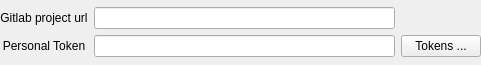
<?xml version="1.0" encoding="UTF-8"?>
<ui version="4.0">
 <class>tracecommon::CredentialWidget</class>
 <widget class="QWidget" name="tracecommon::CredentialWidget">
  <property name="geometry">
   <rect>
    <x>0</x>
    <y>0</y>
    <width>481</width>
    <height>65</height>
   </rect>
  </property>
  <property name="windowTitle">
   <string>Form</string>
  </property>
  <layout class="QGridLayout" name="gridLayout_3">
   <property name="leftMargin">
    <number>0</number>
   </property>
   <property name="topMargin">
    <number>0</number>
   </property>
   <property name="rightMargin">
    <number>0</number>
   </property>
   <property name="bottomMargin">
    <number>0</number>
   </property>
   <item row="0" column="0">
    <layout class="QGridLayout" name="gridLayout_2">
     <item row="1" column="1">
      <widget class="QLineEdit" name="tokenLineEdit">
       <property name="echoMode">
        <enum>QLineEdit::Password</enum>
       </property>
      </widget>
     </item>
     <item row="0" column="0">
      <widget class="QLabel" name="urlLabel">
       <property name="text">
        <string>Gitlab project url</string>
       </property>
       <property name="alignment">
        <set>Qt::AlignCenter</set>
       </property>
      </widget>
     </item>
     <item row="0" column="1">
      <widget class="QLineEdit" name="urlLineEdit"/>
     </item>
     <item row="1" column="0">
      <widget class="QLabel" name="tokenLabel">
       <property name="text">
        <string>Personal Token</string>
       </property>
       <property name="alignment">
        <set>Qt::AlignCenter</set>
       </property>
      </widget>
     </item>
     <item row="1" column="2">
      <widget class="QPushButton" name="createTokenButton">
       <property name="text">
        <string>Tokens ...</string>
       </property>
      </widget>
     </item>
     <item row="0" column="2">
      <widget class="QLabel" name="statusLabel">
       <property name="text">
        <string/>
       </property>
       <property name="alignment">
        <set>Qt::AlignCenter</set>
       </property>
      </widget>
     </item>
    </layout>
   </item>
  </layout>
 </widget>
 <tabstops>
  <tabstop>urlLineEdit</tabstop>
  <tabstop>tokenLineEdit</tabstop>
  <tabstop>createTokenButton</tabstop>
 </tabstops>
 <resources/>
 <connections/>
</ui>
